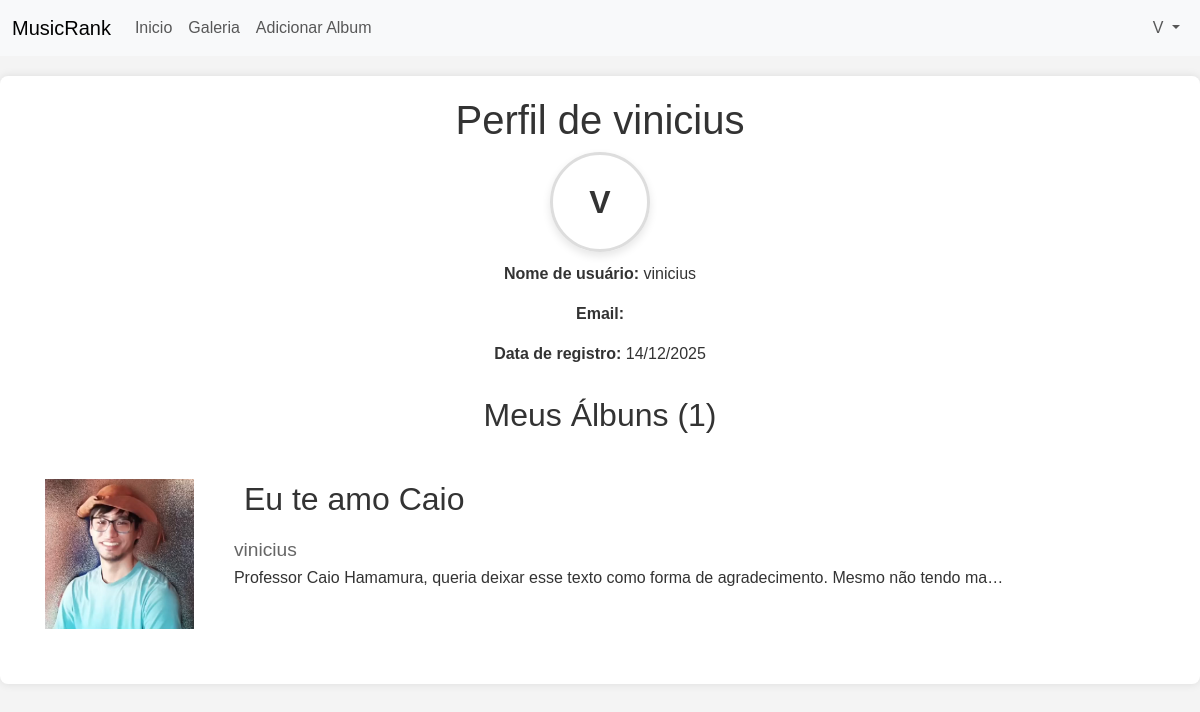
Screenshot of /profile/ (signed in) with the database file from the repository.
### MusicRank/models.py (models this page shows, shortened)
class Album(models.Model):
    title = models.CharField(max_length=100)
    artist = models.CharField(max_length=100)
    image = models.ImageField(upload_to="albums/", blank=True, null=True)
    review = models.TextField()
    user = models.ForeignKey(User, on_delete=models.CASCADE)

### MusicRank/views.py (the view)
# urls.py: path('profile/', views.profile, name='profile'),
@login_required
def profile(req):
    user_profile, created = models.UserProfile.objects.get_or_create(user=req.user)
    user_albums = models.Album.objects.filter(user=req.user)
    return render(req, 'profile.html', {'user_profile': user_profile, 'user_albums': user_albums})

### MusicRank/templates/profile.html (shortened to what this page needs)
{% extends "mestre.html" %}
{% block conteudo %}
<h1>Perfil de {{ user.username }}</h1>
<div class="profile-info">
    {% if user_profile.avatar %}
        <img src="{{ user_profile.avatar.url }}" alt="Avatar" class="avatar">
    {% else %}
        <div class="avatar-placeholder">{{ user.username|first|upper }}</div>
    {% endif %}
    <p><strong>Nome de usuário:</strong> {{ user.username }}</p>
    <p><strong>Email:</strong> {{ user.email }}</p>
    <p><strong>Data de registro:</strong> {{ user.date_joined|date:"d/m/Y" }}</p>
</div>
<h2>Meus Álbuns ({{ user_albums.count }})</h2>
{% for album in user_albums %}
    <div class="album">
        {% if album.image %}
            <a href="{% url 'album_detail' album.id %}"><img src="{{ album.image.url }}" alt="{{ album.title }}"></a>
        {% endif %}
        <div>
            <a href="{% url 'album_detail' album.id %}"><h2>{{ album.title }}</h2></a>
            <h3>{{ album.artist }}</h3>
            <p>{{ album.review|truncatechars:100 }}</p>
            <a href="{% url 'editar_album' album.id %}">Editar</a>
            <a href="{% url 'deletar_album' album.id %}">Deletar</a>
        </div>
    </div>
{% empty %}
    <p>Você ainda não adicionou nenhum álbum. <a href="{% url 'postar' %}">Adicionar primeiro álbum</a></p>
{% endfor %}
{% endblock conteudo %}

### MusicRank/templates/cabecalho.html (shortened to what this page needs)
<nav class="navbar navbar-expand-lg navbar-light bg-light">
    <div class="container-fluid">
        <a class="navbar-brand" href="{% url 'inicio' %}">MusicRank</a>
        <div class="collapse navbar-collapse" id="navbarNav">
            <ul class="navbar-nav me-auto">
                <li class="nav-item">
                    <a class="nav-link" href="{% url 'inicio' %}">Inicio</a>
                </li>
                <li class="nav-item">
                    <a class="nav-link" href="{% url 'albums' %}">Galeria</a>
                </li>
                {% if user.is_authenticated %}
                    <li class="nav-item">
                        <a class="nav-link" href="{% url 'postar' %}">Adicionar Album</a>
                    </li>
                {% endif %}
            </ul>
            <ul class="navbar-nav">
                {% if user.is_authenticated %}
                    <li class="nav-item dropdown">
                        <a class="nav-link dropdown-toggle" href="#" id="navbarDropdown" role="button" data-bs-toggle="dropdown" aria-expanded="false">
                            {% load static %}
                            {% if user.userprofile.avatar %}
                                <img src="{{ user.userprofile.avatar.url }}" alt="Avatar" class="rounded-circle" style="width: 30px; height: 30px;">
                            {% else %}
                                {{ user.username|first|upper }}
                            {% endif %}
                        </a>
                    </li>
                {% endif %}
            </ul>
        </div>
    </div>
</nav>

### MusicRank/static/estilo.css (style rules this page uses)
body { font-family: Arial, sans-serif; margin: 0; padding: 0; background-color: #f4f4f4; color: #333; }
h1, h2 { text-align: center; color: #333; }
h3 { color: #666; font-size: 1.2em; margin: 5px 0; }
.album { padding: 15px; margin: 15px 0; display: flex; align-items: center; gap: 20px; }
.album img { max-width: 150px; max-height: 150px; }
.album div { flex: 1; }
.album h2 { margin: 0 0 10px 0; text-align: left; }
.album p { margin: 0; text-align: justify; }
.album a { display: inline-block; margin-top: 10px; padding: 5px 10px; background-color: #ffffff; color: white; text-decoration: none; border-radius: 5px; margin-right: 10px; }
.profile-info { text-align: center; margin-bottom: 30px; }
.avatar-placeholder { width: 100px; height: 100px; border-radius: 50%; background-color: transparent; color: #333; display: flex; align-items: center; justify-content: center; font-size: 2em; font-weight: bold; margin: 0 auto 10px; border: 3px solid #ddd; box-shadow: 0 4px 8px rgba(0,0,0,0.1); }

### rows the page displays
Album: image (picture), title "Eu te amo Caio", artist "vinicius", review "Professor Caio Hamamura, queria deixar esse texto como forma de agradecimento. Mesmo não tendo ma…"

### other values shown
{{ user.username|first|upper }} "V"
{{ user.username }} "vinicius"
{{ user.date_joined|date:"d/m/Y" }} "14/12/2025"
{{ user_albums.count }} "1"
